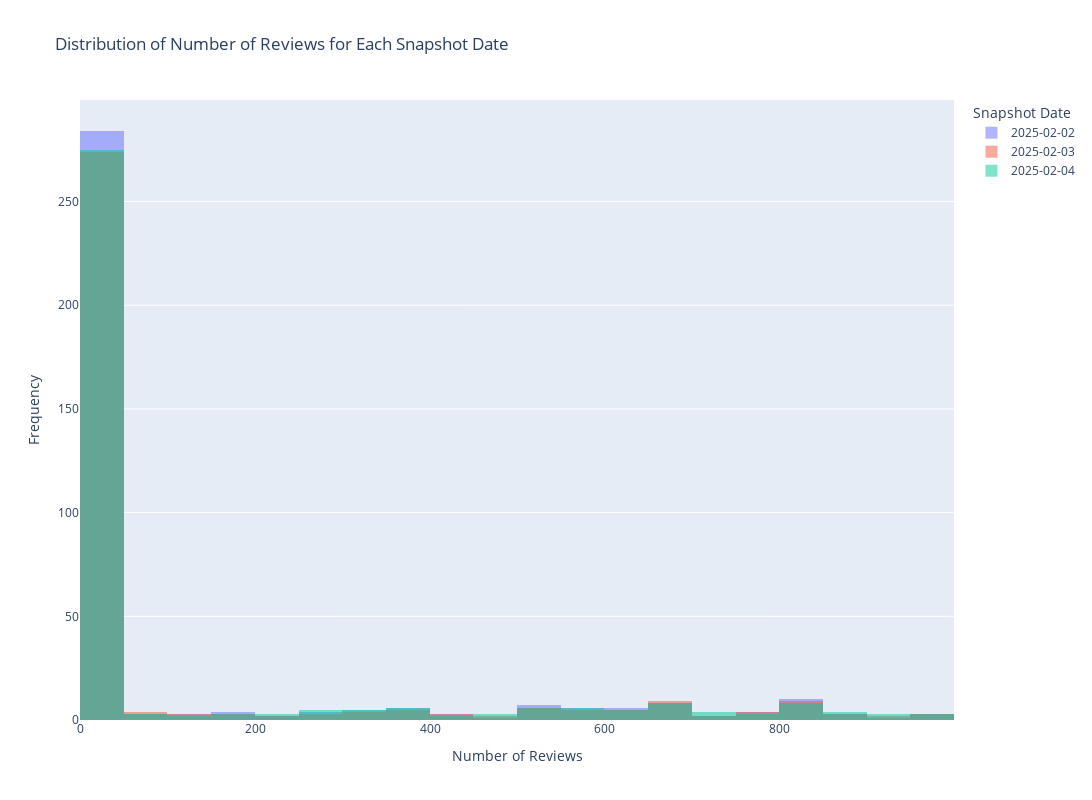

The code cell stored with this chart in its notebook:
### Code cell
import plotly.graph_objects as go

fig = go.Figure()

for date in snapshot_dates:
    data = number_of_reviews[number_of_reviews['snapshot_date'] == date]['number_of_reviews'].dropna()
    fig.add_trace(go.Histogram(x=data, name=str(date), opacity=0.5, autobinx=True))

# Update layout for better visualization
fig.update_layout(
    title= "Distribution of Number of Reviews for Each Snapshot Date",
    xaxis_title="Number of Reviews",
    yaxis_title="Frequency",
    barmode="overlay",  # Makes histograms overlap
    legend_title="Snapshot Date",
    width=1400,  # Increase figure width
    height=800   # Increase figure height
)

# Show interactive plot
fig.show()

### Figure 1 — Plotly figure (JSON) as saved in the notebook; plotly's stock layout.template omitted (floating-point values rounded to 4 significant figures; data arrays with more than 128 entries replaced by an {"elided": "..."} marker saying what was removed)
{"data": [{"autobinx": true, "name": "2025-02-02", "opacity": 0.5, "type": "histogram", "x": {"elided": "365 float values"}}, {"autobinx": true, "name": "2025-02-03", "opacity": 0.5, "type": "histogram", "x": {"elided": "351 float values"}}, {"autobinx": true, "name": "2025-02-04", "opacity": 0.5, "type": "histogram", "x": {"elided": "357 float values"}}], "layout": {"barmode": "overlay", "height": 800, "legend": {"title": {"text": "Snapshot Date"}}, "title": {"text": "Distribution of Number of Reviews for Each Snapshot Date"}, "width": 1400, "xaxis": {"title": {"text": "Number of Reviews"}}, "yaxis": {"title": {"text": "Frequency"}}}}
